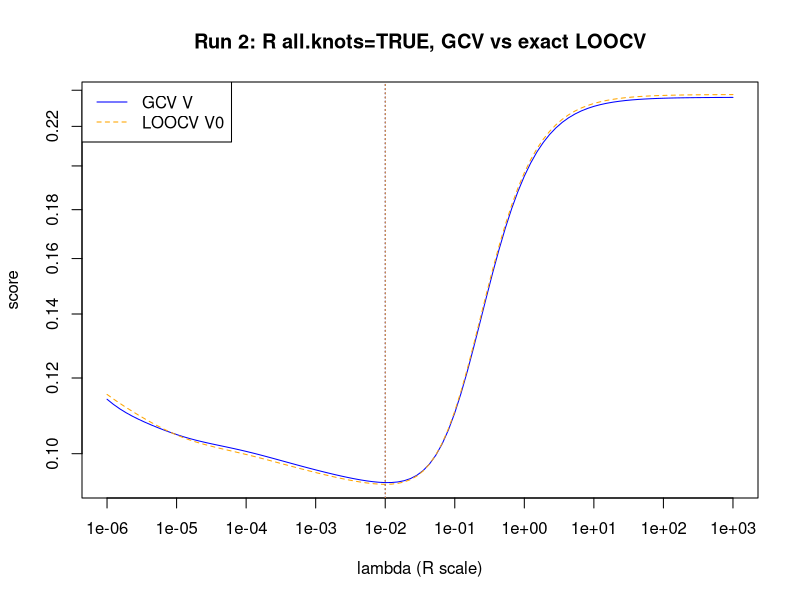

The R source for this figure:
# Run 2: R smooth.spline with all.knots=TRUE (t = x), GCV vs exact LOOCV.
# Mirrors gcv-testing.py: same dataset CSV, same lambda grid, same formulas.
#
# Note on lambda: smooth.spline's `lambda` is defined on x rescaled to [0,1],
# so lambda_scipy = lambda_R * (max(x) - min(x))^3. Irrelevant for Delta and r
# (both are within-run quantities), but R's argmin lambda will not numerically
# equal Python's.

d <- read.csv("experiment_dataset.csv")
x <- d$x
y <- d$y
n <- length(x)

lams <- 10^seq(-6, 3, length.out = 100)

v_gcv <- numeric(length(lams))
v_loo <- numeric(length(lams))
trA_all <- numeric(length(lams))

lev_checked <- FALSE

for (j in seq_along(lams)) {
  l <- lams[j]

  fit <- smooth.spline(x, y, all.knots = TRUE, lambda = l)
  y_hat <- predict(fit, x)$y

  # influence matrix, column by column via unit vectors
  A <- matrix(0, n, n)
  for (k in 1:n) {
    ek <- numeric(n)
    ek[k] <- 1
    A[, k] <- predict(smooth.spline(x, ek, all.knots = TRUE, lambda = l), x)$y
  }

  stopifnot(isTRUE(all.equal(A, t(A), tolerance = 1e-8)))
  a_kk <- diag(A)
  stopifnot(all(a_kk > 0), all(a_kk < 1))
  trA <- sum(a_kk)
  stopifnot(trA > 2, trA < n)
  trA_all[j] <- trA

  # freebie check, once: R's own leverages must match the unit-vector diag(A)
  if (!lev_checked) {
    stopifnot(isTRUE(all.equal(a_kk, fit$lev, tolerance = 1e-8)))
    cat("lev check passed at lambda =", l, "\n")
    lev_checked <- TRUE
  }

  res <- y - y_hat
  v_gcv[j] <- mean(res^2) / (1 - trA / n)^2
  v_loo[j] <- mean((res / (1 - a_kk))^2)
}

i_gcv <- which.min(v_gcv)
i_loo <- which.min(v_loo)
stopifnot(i_gcv > 1, i_gcv < length(lams), i_loo > 1, i_loo < length(lams))

delta <- log10(lams[i_gcv]) - log10(lams[i_loo])
r <- v_loo[i_gcv] / v_loo[i_loo]
stopifnot(r >= 1)

cat("Run 2 (R, all.knots=TRUE):\n")
cat("  lambda_GCV =", lams[i_gcv], " lambda_LOO =", lams[i_loo], "\n")
cat("  Delta (decades) =", delta, "\n")
cat("  r = V0(lam_GCV)/V0(lam_LOO) =", r, "\n")
cat("  trA at grid ends:", trA_all[1], trA_all[length(lams)], "\n")

write.csv(data.frame(lam = lams, trA = trA_all, V_gcv = v_gcv, V_loo = v_loo),
          "run2_scores.csv", row.names = FALSE)

png("run2_curves.png", width = 960, height = 720, res = 150)
plot(lams, v_gcv, log = "xy", type = "l", col = "blue",
     xlab = "lambda (R scale)", ylab = "score",
     main = "Run 2: R all.knots=TRUE, GCV vs exact LOOCV")
lines(lams, v_loo, col = "orange", lty = 2)
abline(v = lams[i_gcv], col = "blue", lty = 3)
abline(v = lams[i_loo], col = "orange", lty = 3)
legend("topleft", c("GCV V", "LOOCV V0"), col = c("blue", "orange"), lty = c(1, 2))
dev.off()
